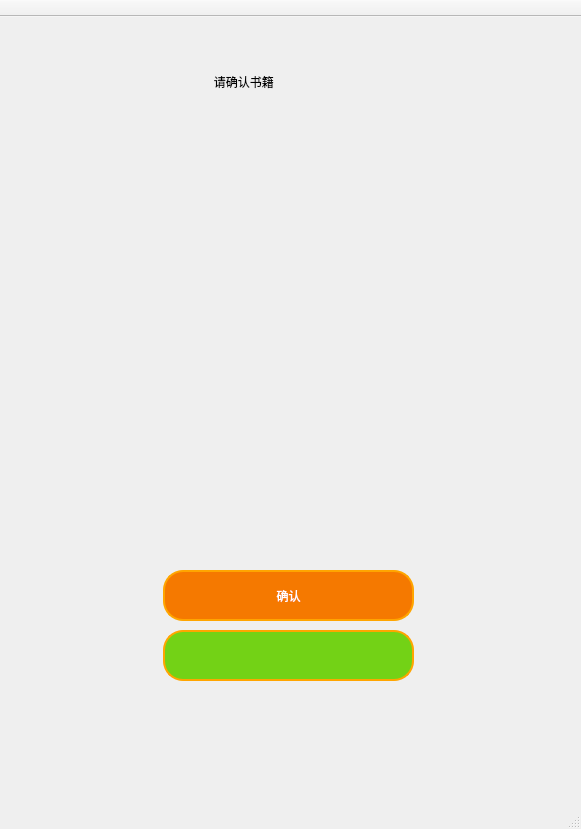
<?xml version="1.0" encoding="UTF-8"?>
<ui version="4.0">
 <class>MainWindow</class>
 <widget class="QMainWindow" name="MainWindow">
  <property name="geometry">
   <rect>
    <x>0</x>
    <y>0</y>
    <width>581</width>
    <height>829</height>
   </rect>
  </property>
  <property name="windowTitle">
   <string>MainWindow</string>
  </property>
  <widget class="QWidget" name="centralWidget">
   <layout class="QVBoxLayout" name="verticalLayout_5">
    <property name="spacing">
     <number>3</number>
    </property>
    <property name="leftMargin">
     <number>4</number>
    </property>
    <property name="topMargin">
     <number>4</number>
    </property>
    <property name="rightMargin">
     <number>4</number>
    </property>
    <property name="bottomMargin">
     <number>4</number>
    </property>
    <item>
     <widget class="QStackedWidget" name="stackedWidget">
      <property name="frameShape">
       <enum>QFrame::NoFrame</enum>
      </property>
      <property name="currentIndex">
       <number>4</number>
      </property>
      <widget class="QWidget" name="main">
       <layout class="QVBoxLayout" name="main_layout" stretch="2,3,3">
        <property name="spacing">
         <number>2</number>
        </property>
        <property name="sizeConstraint">
         <enum>QLayout::SetDefaultConstraint</enum>
        </property>
        <property name="leftMargin">
         <number>3</number>
        </property>
        <property name="topMargin">
         <number>3</number>
        </property>
        <property name="rightMargin">
         <number>3</number>
        </property>
        <property name="bottomMargin">
         <number>3</number>
        </property>
        <item>
         <widget class="CarouselImageWindow" name="adsView" native="true">
          <property name="sizePolicy">
           <sizepolicy hsizetype="Preferred" vsizetype="Preferred">
            <horstretch>0</horstretch>
            <verstretch>0</verstretch>
           </sizepolicy>
          </property>
          <property name="maximumSize">
           <size>
            <width>16777215</width>
            <height>16777215</height>
           </size>
          </property>
         </widget>
        </item>
        <item>
         <widget class="QFrame" name="control">
          <property name="frameShape">
           <enum>QFrame::StyledPanel</enum>
          </property>
          <property name="frameShadow">
           <enum>QFrame::Raised</enum>
          </property>
          <layout class="QGridLayout" name="gridLayout_2" columnstretch="0">
           <property name="leftMargin">
            <number>3</number>
           </property>
           <property name="topMargin">
            <number>6</number>
           </property>
           <property name="rightMargin">
            <number>3</number>
           </property>
           <property name="bottomMargin">
            <number>6</number>
           </property>
           <item row="0" column="0">
            <widget class="QWidget" name="borrow_container" native="true">
             <layout class="QVBoxLayout" name="verticalLayout">
              <property name="spacing">
               <number>2</number>
              </property>
              <property name="leftMargin">
               <number>3</number>
              </property>
              <property name="topMargin">
               <number>3</number>
              </property>
              <property name="rightMargin">
               <number>3</number>
              </property>
              <property name="bottomMargin">
               <number>3</number>
              </property>
              <item alignment="Qt::AlignVCenter">
               <widget class="ImageButton" name="borrow_button">
                <property name="sizePolicy">
                 <sizepolicy hsizetype="Minimum" vsizetype="Maximum">
                  <horstretch>0</horstretch>
                  <verstretch>0</verstretch>
                 </sizepolicy>
                </property>
                <property name="minimumSize">
                 <size>
                  <width>0</width>
                  <height>0</height>
                 </size>
                </property>
                <property name="autoFillBackground">
                 <bool>false</bool>
                </property>
                <property name="styleSheet">
                 <string notr="true">QPushButton{border-image: url(:/icons/borrow.png);}
borrow_button:hover{border-image: url(:/icons/borrow.png);}
borrow_button:pressed{border-image: url(:/icons/borrow.png);}</string>
                </property>
                <property name="text">
                 <string/>
                </property>
                <property name="iconSize">
                 <size>
                  <width>400</width>
                  <height>120</height>
                 </size>
                </property>
                <property name="checkable">
                 <bool>false</bool>
                </property>
                <property name="autoExclusive">
                 <bool>false</bool>
                </property>
                <property name="flat">
                 <bool>false</bool>
                </property>
               </widget>
              </item>
             </layout>
            </widget>
           </item>
           <item row="1" column="0">
            <widget class="QWidget" name="return_container" native="true">
             <layout class="QHBoxLayout" name="horizontalLayout" stretch="2,3">
              <property name="spacing">
               <number>4</number>
              </property>
              <property name="leftMargin">
               <number>3</number>
              </property>
              <property name="topMargin">
               <number>3</number>
              </property>
              <property name="rightMargin">
               <number>3</number>
              </property>
              <property name="bottomMargin">
               <number>3</number>
              </property>
              <item>
               <widget class="ImageButton" name="return_button">
                <property name="sizePolicy">
                 <sizepolicy hsizetype="Minimum" vsizetype="Maximum">
                  <horstretch>0</horstretch>
                  <verstretch>0</verstretch>
                 </sizepolicy>
                </property>
                <property name="minimumSize">
                 <size>
                  <width>0</width>
                  <height>0</height>
                 </size>
                </property>
                <property name="text">
                 <string/>
                </property>
                <property name="iconSize">
                 <size>
                  <width>200</width>
                  <height>120</height>
                 </size>
                </property>
               </widget>
              </item>
              <item>
               <widget class="ImageButton" name="share_button">
                <property name="sizePolicy">
                 <sizepolicy hsizetype="Minimum" vsizetype="Maximum">
                  <horstretch>0</horstretch>
                  <verstretch>0</verstretch>
                 </sizepolicy>
                </property>
                <property name="minimumSize">
                 <size>
                  <width>0</width>
                  <height>0</height>
                 </size>
                </property>
                <property name="text">
                 <string/>
                </property>
                <property name="iconSize">
                 <size>
                  <width>300</width>
                  <height>120</height>
                 </size>
                </property>
               </widget>
              </item>
             </layout>
            </widget>
           </item>
          </layout>
         </widget>
        </item>
        <item>
         <widget class="QGroupBox" name="groupBox">
          <property name="font">
           <font>
            <family>Ani</family>
            <pointsize>14</pointsize>
            <weight>75</weight>
            <bold>true</bold>
           </font>
          </property>
          <property name="title">
           <string>在库图书</string>
          </property>
          <layout class="QHBoxLayout" name="horizontalLayout_7">
           <property name="spacing">
            <number>2</number>
           </property>
           <property name="leftMargin">
            <number>4</number>
           </property>
           <property name="topMargin">
            <number>4</number>
           </property>
           <property name="rightMargin">
            <number>4</number>
           </property>
           <property name="bottomMargin">
            <number>4</number>
           </property>
           <item>
            <widget class="QScrollArea" name="libraryDisplay">
             <property name="verticalScrollBarPolicy">
              <enum>Qt::ScrollBarAsNeeded</enum>
             </property>
             <property name="widgetResizable">
              <bool>true</bool>
             </property>
             <widget class="QWidget" name="libraryScroll">
              <property name="geometry">
               <rect>
                <x>0</x>
                <y>0</y>
                <width>551</width>
                <height>227</height>
               </rect>
              </property>
             </widget>
            </widget>
           </item>
          </layout>
         </widget>
        </item>
       </layout>
      </widget>
      <widget class="QWidget" name="face">
       <layout class="QVBoxLayout" name="verticalLayout_2" stretch="1,30,2">
        <property name="spacing">
         <number>2</number>
        </property>
        <item alignment="Qt::AlignLeft">
         <widget class="QWidget" name="widget" native="true">
          <layout class="QHBoxLayout" name="horizontalLayout_2">
           <property name="spacing">
            <number>2</number>
           </property>
           <property name="leftMargin">
            <number>2</number>
           </property>
           <property name="topMargin">
            <number>2</number>
           </property>
           <property name="rightMargin">
            <number>2</number>
           </property>
           <property name="bottomMargin">
            <number>2</number>
           </property>
           <item alignment="Qt::AlignLeft|Qt::AlignTop">
            <widget class="QPushButton" name="faceReturn">
             <property name="maximumSize">
              <size>
               <width>100</width>
               <height>16777215</height>
              </size>
             </property>
             <property name="styleSheet">
              <string notr="true">QPushButton{border:2px groove gray;border-radius:10px;padding:2px 4px;}</string>
             </property>
             <property name="text">
              <string>&lt;|back</string>
             </property>
            </widget>
           </item>
          </layout>
         </widget>
        </item>
        <item>
         <widget class="QWidget" name="widget_2" native="true">
          <layout class="QHBoxLayout" name="horizontalLayout_4">
           <item alignment="Qt::AlignHCenter|Qt::AlignVCenter">
            <widget class="MaskLabel" name="camera_label">
             <property name="styleSheet">
              <string notr="true"/>
             </property>
             <property name="text">
              <string/>
             </property>
            </widget>
           </item>
          </layout>
         </widget>
        </item>
        <item alignment="Qt::AlignHCenter">
         <widget class="QWidget" name="widget_3" native="true">
          <layout class="QHBoxLayout" name="horizontalLayout_3">
           <property name="spacing">
            <number>2</number>
           </property>
           <property name="leftMargin">
            <number>2</number>
           </property>
           <property name="topMargin">
            <number>2</number>
           </property>
           <property name="rightMargin">
            <number>2</number>
           </property>
           <property name="bottomMargin">
            <number>2</number>
           </property>
           <item>
            <widget class="QLabel" name="tip_label">
             <property name="font">
              <font>
               <pointsize>14</pointsize>
               <weight>50</weight>
               <italic>false</italic>
               <bold>false</bold>
               <underline>false</underline>
               <stylestrategy>PreferAntialias</stylestrategy>
              </font>
             </property>
             <property name="styleSheet">
              <string notr="true">QLabel#tip_label{border:2px solid orange;
background:solid orange;
border-radius:20px;}</string>
             </property>
             <property name="text">
              <string>请进行面部识别</string>
             </property>
            </widget>
           </item>
          </layout>
         </widget>
        </item>
       </layout>
      </widget>
      <widget class="QWidget" name="id">
       <layout class="QVBoxLayout" name="verticalLayout_3" stretch="1,1,1">
        <property name="spacing">
         <number>2</number>
        </property>
        <property name="leftMargin">
         <number>3</number>
        </property>
        <property name="topMargin">
         <number>3</number>
        </property>
        <property name="rightMargin">
         <number>3</number>
        </property>
        <property name="bottomMargin">
         <number>3</number>
        </property>
        <item>
         <widget class="QGroupBox" name="basicGroup">
          <property name="font">
           <font>
            <pointsize>14</pointsize>
           </font>
          </property>
          <property name="styleSheet">
           <string notr="true">QGroupBox{color:#FF8C00;}</string>
          </property>
          <property name="title">
           <string>基本信息</string>
          </property>
          <layout class="QHBoxLayout" name="horizontalLayout_5" stretch="1,1">
           <item>
            <widget class="QWidget" name="headWidget" native="true">
             <layout class="QHBoxLayout" name="horizontalLayout_6">
              <item>
               <widget class="QLabel" name="headLabel">
                <property name="styleSheet">
                 <string notr="true">QLabel{border:1px solid gray;}</string>
                </property>
                <property name="text">
                 <string/>
                </property>
               </widget>
              </item>
             </layout>
            </widget>
           </item>
           <item>
            <widget class="QWidget" name="infoWidget" native="true">
             <layout class="QGridLayout" name="gridLayout_3" rowstretch="1,1,1">
              <item row="0" column="0">
               <widget class="QLabel" name="label">
                <property name="text">
                 <string>姓名:</string>
                </property>
               </widget>
              </item>
              <item row="0" column="1">
               <widget class="QLineEdit" name="nameEdit">
                <property name="enabled">
                 <bool>true</bool>
                </property>
                <property name="readOnly">
                 <bool>true</bool>
                </property>
               </widget>
              </item>
              <item row="1" column="0">
               <widget class="QLabel" name="label_2">
                <property name="text">
                 <string>工号:</string>
                </property>
               </widget>
              </item>
              <item row="1" column="1">
               <widget class="QLineEdit" name="idEdit">
                <property name="enabled">
                 <bool>true</bool>
                </property>
                <property name="readOnly">
                 <bool>true</bool>
                </property>
               </widget>
              </item>
              <item row="2" column="0">
               <widget class="QLabel" name="label_3">
                <property name="text">
                 <string>额度:</string>
                </property>
               </widget>
              </item>
              <item row="2" column="1">
               <widget class="QLineEdit" name="quotaEdit">
                <property name="enabled">
                 <bool>true</bool>
                </property>
                <property name="readOnly">
                 <bool>true</bool>
                </property>
               </widget>
              </item>
             </layout>
            </widget>
           </item>
          </layout>
         </widget>
        </item>
        <item>
         <widget class="QGroupBox" name="currentGroup">
          <property name="font">
           <font>
            <pointsize>14</pointsize>
           </font>
          </property>
          <property name="styleSheet">
           <string notr="true">QGroupBox{color:#FF8C00;}</string>
          </property>
          <property name="title">
           <string>在借图书</string>
          </property>
          <layout class="QHBoxLayout" name="horizontalLayout_8">
           <property name="spacing">
            <number>3</number>
           </property>
           <property name="leftMargin">
            <number>4</number>
           </property>
           <property name="topMargin">
            <number>4</number>
           </property>
           <property name="rightMargin">
            <number>4</number>
           </property>
           <property name="bottomMargin">
            <number>4</number>
           </property>
           <item>
            <widget class="QScrollArea" name="stuffHoldsScroll">
             <property name="minimumSize">
              <size>
               <width>0</width>
               <height>230</height>
              </size>
             </property>
             <property name="horizontalScrollBarPolicy">
              <enum>Qt::ScrollBarAsNeeded</enum>
             </property>
             <property name="widgetResizable">
              <bool>true</bool>
             </property>
             <widget class="QWidget" name="scrollAreaWidgetContents">
              <property name="geometry">
               <rect>
                <x>0</x>
                <y>0</y>
                <width>551</width>
                <height>228</height>
               </rect>
              </property>
             </widget>
            </widget>
           </item>
          </layout>
         </widget>
        </item>
        <item>
         <widget class="QWidget" name="buttonGroup" native="true">
          <layout class="QVBoxLayout" name="verticalLayout_4">
           <item alignment="Qt::AlignHCenter">
            <widget class="QPushButton" name="id_confirm">
             <property name="minimumSize">
              <size>
               <width>350</width>
               <height>40</height>
              </size>
             </property>
             <property name="maximumSize">
              <size>
               <width>160</width>
               <height>16777215</height>
              </size>
             </property>
             <property name="font">
              <font>
               <pointsize>14</pointsize>
              </font>
             </property>
             <property name="styleSheet">
              <string notr="true">QPushButton{border:2px solid light green;
background:solid green;
border-radius:20px;
color:white;}</string>
             </property>
             <property name="text">
              <string>确认</string>
             </property>
            </widget>
           </item>
           <item alignment="Qt::AlignHCenter">
            <widget class="QPushButton" name="id_cancel">
             <property name="minimumSize">
              <size>
               <width>350</width>
               <height>40</height>
              </size>
             </property>
             <property name="maximumSize">
              <size>
               <width>160</width>
               <height>16777215</height>
              </size>
             </property>
             <property name="font">
              <font>
               <pointsize>14</pointsize>
              </font>
             </property>
             <property name="styleSheet">
              <string notr="true">QPushButton{border:2px solid orange;
background:solid orange;
border-radius:20px;
color:white;}</string>
             </property>
             <property name="text">
              <string>取消</string>
             </property>
            </widget>
           </item>
           <item>
            <spacer name="verticalSpacer">
             <property name="orientation">
              <enum>Qt::Vertical</enum>
             </property>
             <property name="sizeHint" stdset="0">
              <size>
               <width>20</width>
               <height>135</height>
              </size>
             </property>
            </spacer>
           </item>
          </layout>
         </widget>
        </item>
       </layout>
      </widget>
      <widget class="QWidget" name="book">
       <widget class="QWidget" name="operationWidget" native="true">
        <property name="geometry">
         <rect>
          <x>20</x>
          <y>20</y>
          <width>541</width>
          <height>581</height>
         </rect>
        </property>
        <layout class="QHBoxLayout" name="horizontalLayout_9">
         <item>
          <widget class="QLabel" name="operation_image">
           <property name="maximumSize">
            <size>
             <width>523</width>
             <height>16777215</height>
            </size>
           </property>
           <property name="layoutDirection">
            <enum>Qt::LeftToRight</enum>
           </property>
           <property name="text">
            <string/>
           </property>
           <property name="alignment">
            <set>Qt::AlignCenter</set>
           </property>
          </widget>
         </item>
        </layout>
       </widget>
       <widget class="QWidget" name="widget_5" native="true">
        <property name="geometry">
         <rect>
          <x>20</x>
          <y>610</y>
          <width>541</width>
          <height>80</height>
         </rect>
        </property>
        <widget class="QPushButton" name="Finish_Op_button">
         <property name="geometry">
          <rect>
           <x>60</x>
           <y>10</y>
           <width>431</width>
           <height>51</height>
          </rect>
         </property>
         <property name="styleSheet">
          <string notr="true">QPushButton{border:2px solid orange;
background:rgb(245, 121, 0);
border-radius:20px;
color:white;}</string>
         </property>
         <property name="text">
          <string/>
         </property>
        </widget>
       </widget>
      </widget>
      <widget class="QWidget" name="info">
       <widget class="QWidget" name="BookInfo_button" native="true">
        <property name="geometry">
         <rect>
          <x>9</x>
          <y>509</y>
          <width>561</width>
          <height>241</height>
         </rect>
        </property>
        <widget class="QPushButton" name="BookInfo_confirm">
         <property name="geometry">
          <rect>
           <x>150</x>
           <y>40</y>
           <width>251</width>
           <height>51</height>
          </rect>
         </property>
         <property name="styleSheet">
          <string notr="true">QPushButton{border:2px solid orange;
background:rgb(245, 121, 0);
border-radius:20px;
color:white;}</string>
         </property>
         <property name="text">
          <string>确认</string>
         </property>
        </widget>
        <widget class="QPushButton" name="BookInfo_again">
         <property name="geometry">
          <rect>
           <x>150</x>
           <y>100</y>
           <width>251</width>
           <height>51</height>
          </rect>
         </property>
         <property name="styleSheet">
          <string notr="true">QPushButton{border:2px solid orange;
background:rgb(115, 210, 22);
border-radius:20px;
color:white;}</string>
         </property>
         <property name="text">
          <string/>
         </property>
        </widget>
       </widget>
       <widget class="QWidget" name="BookInfo_text_widget" native="true">
        <property name="geometry">
         <rect>
          <x>10</x>
          <y>20</y>
          <width>551</width>
          <height>80</height>
         </rect>
        </property>
        <widget class="QLabel" name="label_4">
         <property name="geometry">
          <rect>
           <x>70</x>
           <y>20</y>
           <width>361</width>
           <height>41</height>
          </rect>
         </property>
         <property name="text">
          <string>                                       请确认书籍</string>
         </property>
        </widget>
       </widget>
       <widget class="QWidget" name="BookInfo_image_widget" native="true">
        <property name="geometry">
         <rect>
          <x>10</x>
          <y>120</y>
          <width>551</width>
          <height>361</height>
         </rect>
        </property>
        <widget class="QLabel" name="BookInfo_image">
         <property name="geometry">
          <rect>
           <x>20</x>
           <y>10</y>
           <width>511</width>
           <height>331</height>
          </rect>
         </property>
         <property name="text">
          <string/>
         </property>
        </widget>
       </widget>
      </widget>
     </widget>
    </item>
   </layout>
  </widget>
  <widget class="QMenuBar" name="menuBar">
   <property name="geometry">
    <rect>
     <x>0</x>
     <y>0</y>
     <width>581</width>
     <height>28</height>
    </rect>
   </property>
  </widget>
  <widget class="QToolBar" name="mainToolBar">
   <property name="enabled">
    <bool>false</bool>
   </property>
   <property name="movable">
    <bool>false</bool>
   </property>
   <attribute name="toolBarArea">
    <enum>TopToolBarArea</enum>
   </attribute>
   <attribute name="toolBarBreak">
    <bool>false</bool>
   </attribute>
  </widget>
  <widget class="QStatusBar" name="statusBar"/>
 </widget>
 <layoutdefault spacing="6" margin="11"/>
 <customwidgets>
  <customwidget>
   <class>CarouselImageWindow</class>
   <extends>QWidget</extends>
   <header>CarouselImageWindow.h</header>
   <container>1</container>
  </customwidget>
  <customwidget>
   <class>ImageButton</class>
   <extends>QPushButton</extends>
   <header>imagebutton.h</header>
  </customwidget>
  <customwidget>
   <class>MaskLabel</class>
   <extends>QLabel</extends>
   <header>masklabel.h</header>
  </customwidget>
 </customwidgets>
 <resources/>
 <connections/>
</ui>
